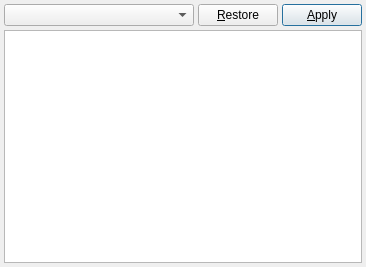
<?xml version="1.0" encoding="UTF-8"?>
<ui version="4.0">
 <class>GlslEditor</class>
 <widget class="QWidget" name="GlslEditor">
  <property name="geometry">
   <rect>
    <x>0</x>
    <y>0</y>
    <width>366</width>
    <height>267</height>
   </rect>
  </property>
  <property name="windowTitle">
   <string>GLSL-Editor</string>
  </property>
  <layout class="QGridLayout" name="gridLayout">
   <property name="margin">
    <number>4</number>
   </property>
   <property name="spacing">
    <number>4</number>
   </property>
   <item row="0" column="0">
    <widget class="QComboBox" name="shaderComboBox">
     <property name="sizePolicy">
      <sizepolicy hsizetype="Expanding" vsizetype="Fixed">
       <horstretch>0</horstretch>
       <verstretch>0</verstretch>
      </sizepolicy>
     </property>
    </widget>
   </item>
   <item row="0" column="1">
    <widget class="QPushButton" name="restorePushButton">
     <property name="text">
      <string>&amp;Restore</string>
     </property>
    </widget>
   </item>
   <item row="0" column="2">
    <widget class="QPushButton" name="applyPushButton">
     <property name="text">
      <string>&amp;Apply</string>
     </property>
     <property name="shortcut">
      <string>F5</string>
     </property>
     <property name="default">
      <bool>true</bool>
     </property>
    </widget>
   </item>
   <item row="1" column="0" colspan="3">
    <widget class="GlslTextEdit" name="glslTextEdit">
     <property name="lineWrapMode">
      <enum>QPlainTextEdit::NoWrap</enum>
     </property>
    </widget>
   </item>
  </layout>
 </widget>
 <customwidgets>
  <customwidget>
   <class>GlslTextEdit</class>
   <extends>QPlainTextEdit</extends>
   <header>gui/glsltextedit.h</header>
  </customwidget>
 </customwidgets>
 <tabstops>
  <tabstop>shaderComboBox</tabstop>
  <tabstop>glslTextEdit</tabstop>
  <tabstop>restorePushButton</tabstop>
  <tabstop>applyPushButton</tabstop>
 </tabstops>
 <resources/>
 <connections/>
</ui>
